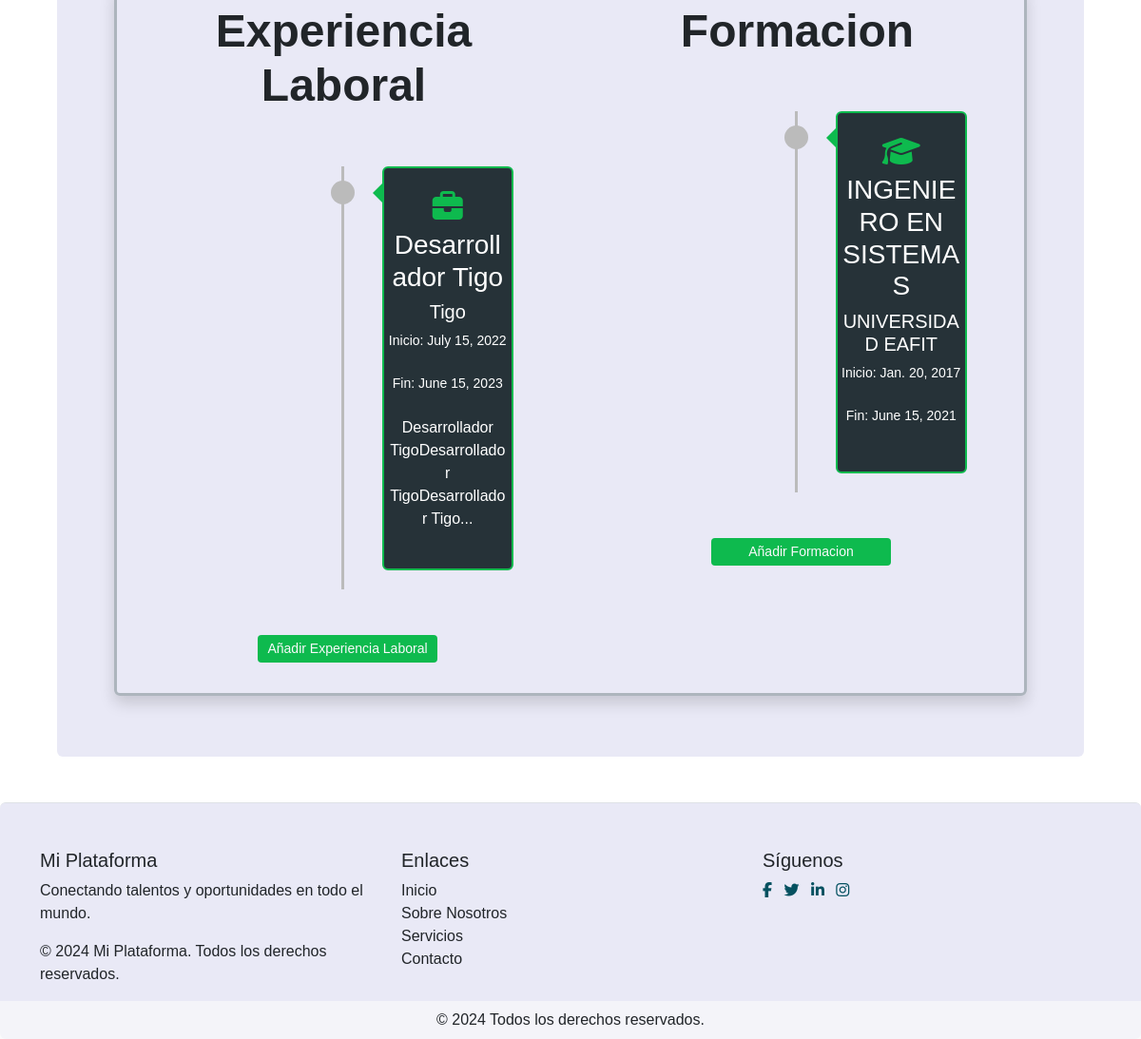
The page /mi-perfil-aspirante/ (signed in, lower part) on the database as committed earlier.
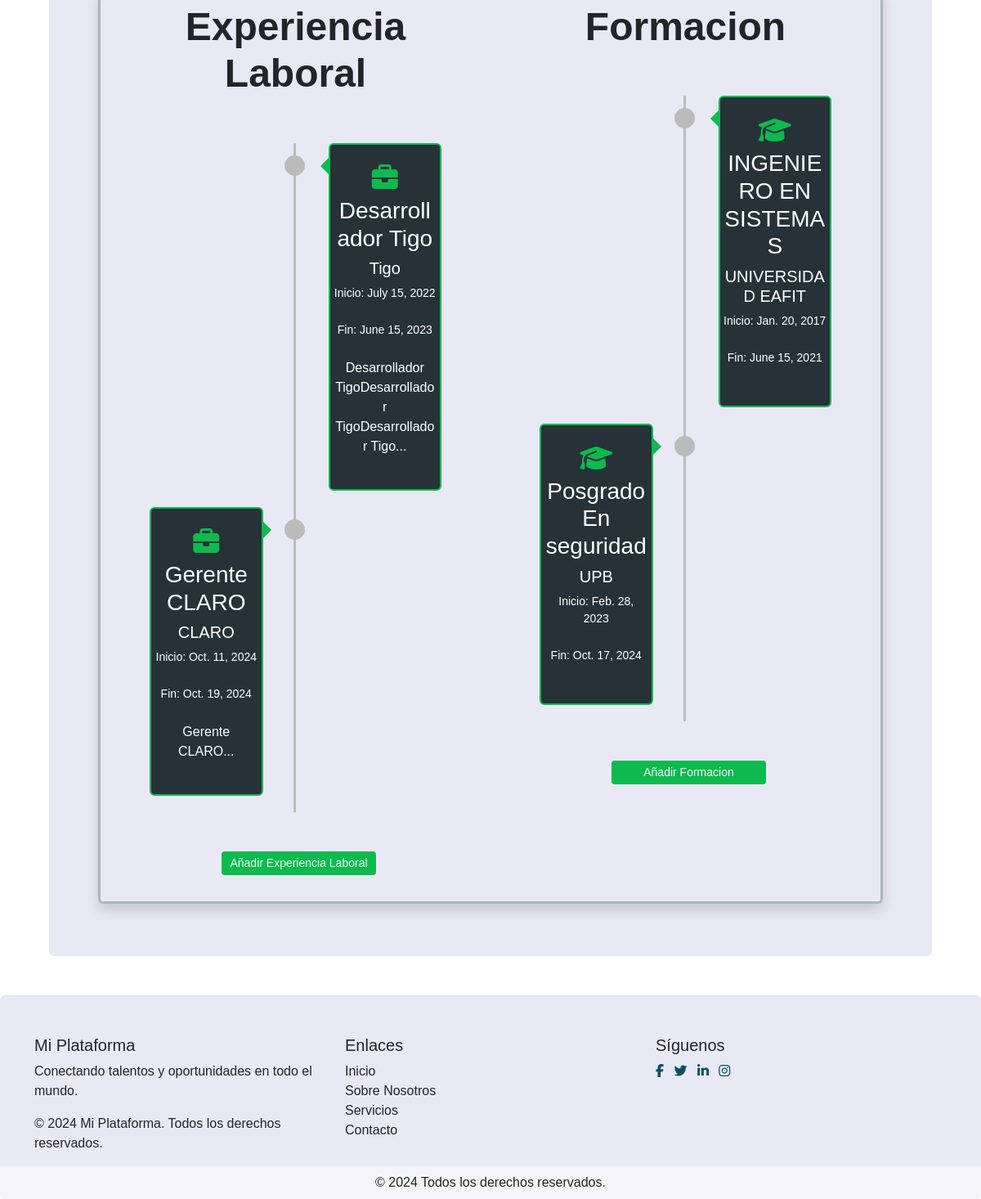
The same page on the database as committed later.
### users/models.py (models this page shows, shortened)
class ExperienciaLaboral(models.Model):
    aspirante = models.ForeignKey('Aspirante', on_delete=models.CASCADE, related_name='experiencias')
    titulo_puesto = models.CharField(max_length=255)
    empresa = models.CharField(max_length=255)
    fecha_inicio = models.DateField()
    fecha_fin = models.DateField(blank=True, null=True)  # Puede estar en curso
    descripcion = models.TextField()

class FormacionAspirante(models.Model):
    aspirante = models.ForeignKey('Aspirante', on_delete=models.CASCADE, related_name='formaciones')
    titulo = models.CharField(max_length=255)
    institucion = models.CharField(max_length=255)
    fecha_inicio = models.DateField()
    fecha_fin = models.DateField()

### users/views.py (the view)
# urls.py: path('mi-perfil-aspirante/', views.mi_perfil_aspirante, name='mi_perfil_aspirante'),
@login_required
def mi_perfil_aspirante(request):
    aspirante = Aspirante.objects.get(usuario=request.user)
    idiomas = IdiomaAspirante.objects.filter(aspirante=aspirante)
    formaciones = FormacionAspirante.objects.filter(aspirante=aspirante).order_by('fecha_inicio')
    experiencias = ExperienciaLaboral.objects.filter(aspirante=aspirante).order_by('fecha_inicio')
    return render(request, 'mi_perfil_aspirante.html', {'aspirante': aspirante, 'idiomas': idiomas, 'formaciones': formaciones, 'experiencias': experiencias})

### users/templates/mi_perfil_aspirante.html (shortened to what the changed rows need)
{% extends 'base_aspirante.html' %}{% load static %}
{% block content %}
<div class="container-fluid">
    <div class="row m-5">
        <div class="container-md rounded " style="background-color: #E9E9F6;">
            <div class="row m-5">
                <div class="card mb-3 m-5 border border-dark-subtle mx-auto bg-transparent border-3 shadow">
                    <div class="row mb-4">
                        <div class="col-md-6 px-5 pt-3  ">
                            <h2 class="text-center titulo_magneto_2">Experiencia Laboral</h2>
                            <div class="container py-5">
                                <div class="main-timeline-4 ">
                                    {% for experiencia in experiencias %}
                                    {% if forloop.counter|divisibleby:2 %}
                                        <div class="timeline-4 left-4 ">
                                            <div class="card gradient-custom text-white custom-border">
                                                <div class="card-body p-4 px-1">
                                                    <i class="fa-solid fa-briefcase fa-2x mb-2" style="color: rgb(14, 186, 78);"></i>
                                                    <h3>{{experiencia.titulo_puesto}}</h3>
                                                    <h5>{{experiencia.empresa}}</h5>
                                                    <p class="small mb-4">Inicio: {{experiencia.fecha_inicio}}</p>
                                                    <p class="small mb-4">Fin: {{experiencia.fecha_fin}}</p>
                                                    <p>{{experiencia.descripcion|truncatewords:20}}...</p>
                                                </div>
                                            </div>
                                            </div>
                                    {% else %}
                                        <div class="timeline-4  right-4 border-0">
                                            <div class="card gradient-custom-4 text-white custom-border">
                                                <div class="card-body p-4 px-1">
                                                    <i class="fa-solid fa-briefcase fa-2x mb-2" style="color: rgb(14, 186, 78);"></i>
                                                    <h3 class="">{{experiencia.titulo_puesto}}</h3>
                                                    <h5>{{experiencia.empresa}}</h5>
                                                    <p class="small  mb-4">Inicio: {{experiencia.fecha_inicio}}</p>
                                                    <p class="small  mb-4">Fin: {{experiencia.fecha_fin}}</p>
                                                    <p>{{experiencia.descripcion|truncatewords:20}}...</p>
                                                </div>
                                            </div>
                                            </div>
                                    {% endif %}
                                    {% endfor %}
                                </div>
                            </div>
                        </div>
                        <div class="col-md-6 px-5 pt-3">
                            <h2 class="text-center titulo_magneto_2">Formacion</h2>
                            <div class="container py-5">
                                <div class="main-timeline-4 text-white ">
                                    {% for formacion in formaciones %}
                                    {% if forloop.counter|divisibleby:2 %}
                                        <div class="timeline-4 left-4 ">
                                            <div class="card gradient-custom text-white custom-border">
                                                <div class="card-body p-4 px-1">
                                                    <i class="fa-solid fa-graduation-cap fa-2x mb-2" style="color: rgb(14, 186, 78);"></i>
                                                    <h3>{{formacion.titulo}}</h3>
                                                    <h5>{{formacion.institucion}}</h5>
                                                    <p class="small mb-4">Inicio: {{formacion.fecha_inicio}}</p>
                                                    <p class="small mb-4">Fin: {{formacion.fecha_fin}}</p>
                                                </div>
                                            </div>
                                        </div>
                                    {% else %}
                                        <div class="timeline-4 right-4 border-0">
                                            <div class="card gradient-custom-4 text-white custom-border" >
                                                <div class="card-body p-4 px-1">
                                                    <i class="fa-solid fa-graduation-cap fa-2x mb-2" style="color: rgb(14, 186, 78);"></i>
                                                    <h3>{{formacion.titulo}}</h3>
                                                    <h5>{{formacion.institucion}}</h5>
                                                    <p class="small mb-4">Inicio: {{formacion.fecha_inicio}}</p>
                                                    <p class="small  mb-4">Fin: {{formacion.fecha_fin}}</p>
                                                </div>
                                            </div>
                                        </div>
                                    {% endif %}
                                    {% endfor %}
                                </div>
                            </div>
                        </div>
                    </div>
                </div>
            </div>
        </div>
    </div>
</div>
{% endblock %}

Rows that differ between the two databases and show on the page:
added ExperienciaLaboral: titulo_puesto "Gerente CLARO", empresa "CLARO", fecha_inicio "Oct. 11, 2024", fecha_fin "Oct. 19, 2024", descripcion "Gerente CLARO"
added FormacionAspirante: titulo "Posgrado En seguridad", institucion "UPB", fecha_inicio "Feb. 28, 2023", fecha_fin "Oct. 17, 2024"
